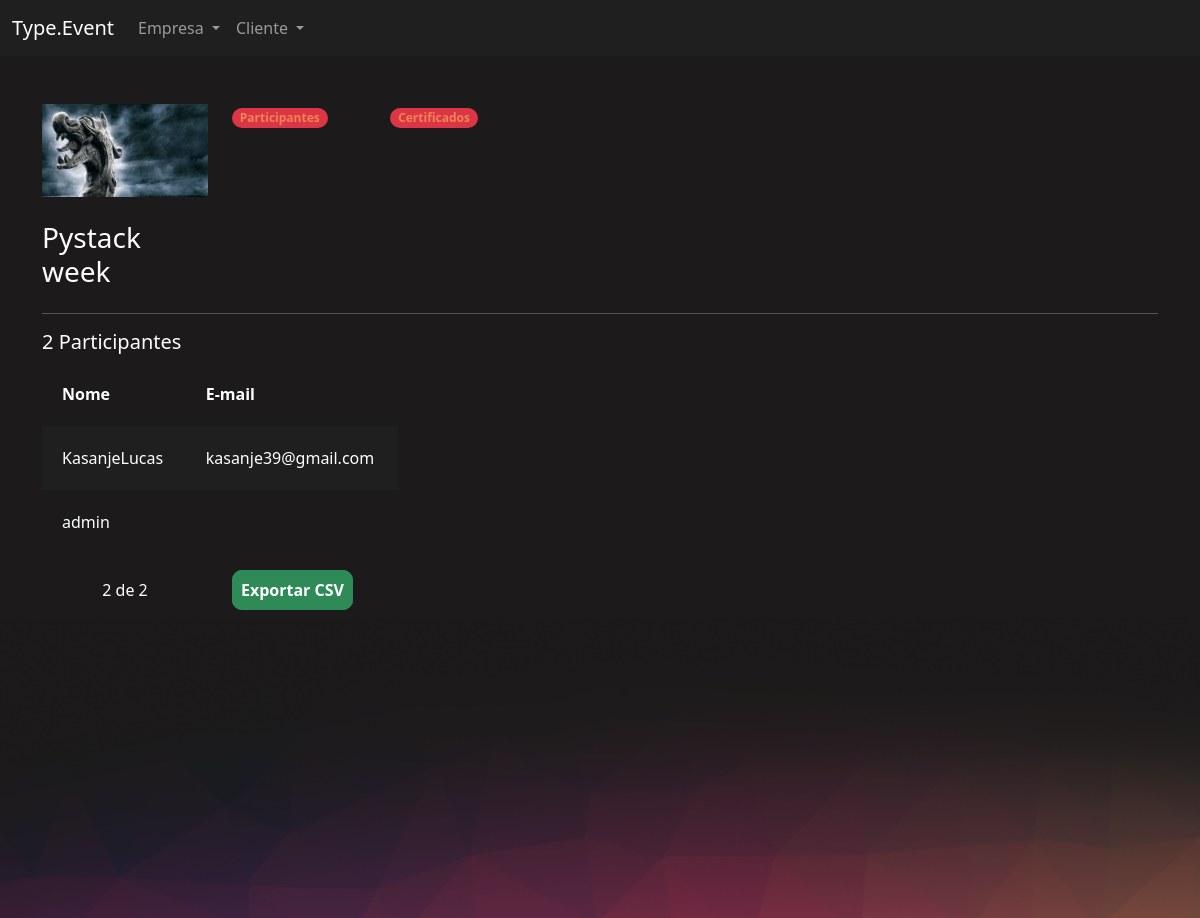
The page /eventos/participantes_evento/1/ (signed in) on the database its author committed.
### eventos/models.py (models this page shows, shortened)
class Evento(models.Model):
    criador = models.ForeignKey(User, on_delete=models.CASCADE, null=True, blank=True)
    nome = models.CharField(max_length=200)
    descricao =  models.TextField()
    data_inicio = models.DateField()
    data_termino = models.DateField()
    carga_horaria = models.IntegerField()
    logo = models.ImageField(upload_to="logos")
    participantes = models.ManyToManyField(User, related_name="evento_participante", null=True, blank = True)
    cor_principal = models.CharField(max_length=7)
    cor_secundaria = models.CharField(max_length=7)
    cor_fundo = models.CharField(max_length=7)

### eventos/views.py (the view)
# urls.py: path('participantes_evento/<int:id>/', views.participante_evento, name='participantes_evento'),
@login_required
def participante_evento(request, id):
    evento = get_object_or_404(Evento, id=id)
    if not evento.criador == request.user:
        raise Http404('Esse evento não é seu')
    if request.method == 'GET':
        participantes = evento.participantes.all()
        return render(request, 'participantes_evento.html', {'participantes': participantes, 'evento': evento})
    elif request.method == "POST":
        ...

### eventos/templates/participantes_evento.html (shortened to what this page needs)
{% extends "bases/pattern_evento.html" %}
{% load static %}
{% block 'importacoes' %}
    <link href="{% static 'evento/css/gerenciar_evento.css' %}" rel="stylesheet">
{% endblock %}
{% block 'conteudo' %}
    <div class="container">
        <br>
        <br>
        <div class="row">
            <div class="col-md-2">
                <img width="100%" src="/media/{{evento.logo}}">
                <br>
                <br>
                <h3>{{evento.nome}}</h3>
            </div>
            <div class="col-md">
                <div class="row">
                    <div class="col-md-2">
                        <span class="badge rounded-pill text-bg-danger"><a class="link" href="{% url 'participantes_evento' evento.id%}">Participantes</a></span>
                    </div>
                    <div class="col-md-2">
                        <span class="badge rounded-pill text-bg-danger"><a class="link" href="{% url 'certificados_evento' evento.id%}">Certificados</a></span>
                    </div>
                </div>
            </div>
        </div>
        <hr>
        <div class="row">
            <h5>{{evento.participantes.all.count}} Participantes</h5>
            <div class="col-md-4">
                <table>
                    <tr>
                        <th>Nome</th>
                        <th>E-mail</th>
                    </tr>
                    {% for participante in participantes %}
                        <tr class="{% cycle 'linha' 'linha2' %}">
                            <td>{{participante.username}}</td>
                            <td>{{participante.email}}</td>
                        </tr>
                    {% endfor %}
                </table>
                <br>
                <div class="row">
                    <div class="col-md text-center">
                        <p>{{evento.participantes.all.count}} de {{evento.participantes.all.count}}</p>
                    </div>
                    <div class="col-md ">
                        <a href="{% url 'gerar_csv' evento.id %}" class="btn-principal" style="text-decoration: none;">Exportar CSV</a>
                    </div>
                </div>
            </div>
        </div>
    </div>
{% endblock %}

### templates/static/general/css/base.css (style rules this page uses)
body { color: white !important; }
:root { --main-color: #201F1F; --dark-color: #1C1A1A; --contrast-color: #BE375F; --differential-color: #ED8554; }

### templates/static/evento/css/gerenciar_evento.css (style rules this page uses)
table { width: 100%; padding: 20px; }
.linha { height: 40px; background-color: var(--main-color); padding: 20px; }
td, th { padding: 20px; }

### templates/static/evento/css/evento.css (style rules this page uses)
body { background-color: #1C1A1A; }

### templates/static/users/css/users.css (style rules this page uses)
.link { color: var(--differential-color); text-decoration: none; }
.btn-principal { background-color: #2E8B57; border: 1px solid #2E8B57; color: white; padding: 8px; border-radius: 10px; font-weight: bold; }

### rows shown on the page
Evento: logo (picture), nome "Pystack week", participantes.all.count "2"

### other values the page prints
{{ participante.username }} "KasanjeLucas"
{{ participante.email }} "kasanje39@gmail.com"
{{ participante.username }} "admin"
